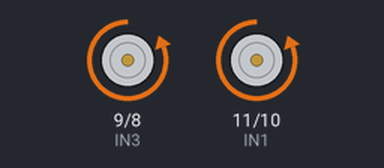
Simulated run of this sketch. Board: Arduino Uno, built with avr-gcc and run on an emulated ATmega328P. Shown: motor-driver pin pairs drawn as motors (green arrow = first pin HIGH = forward, orange = second pin HIGH = backward, longer = more drive).

Above: at 2.5 s.
At 7.5 s:
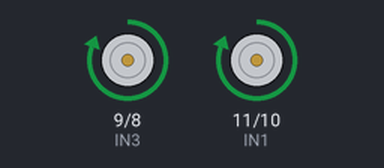
Timing chart, 0 to 13.0 s (numbered marks = the images above):
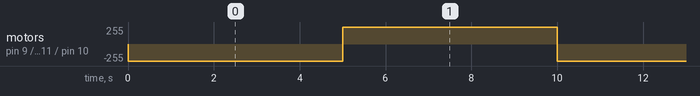

Measured:
- by itself, motor on pin 9 (IN3) / pin 8 (IN4), motor on pin 11 (IN1) / pin 10 (IN2): alternates forward 255/255 for 5.0 s and backward 255/255 for 5.0 s

The sketch:

motor.ino
```cpp
int IN1 = 11;
int IN2 = 10;
int IN3 = 9;
int IN4 = 8;

void apagar(){

  digitalWrite(IN1,LOW);
  digitalWrite(IN2,LOW);
  digitalWrite(IN3,LOW);
  digitalWrite(IN4,LOW);
}

void setup() {
  pinMode(IN1, OUTPUT);
  pinMode(IN2, OUTPUT);
  pinMode(IN3, OUTPUT);
  pinMode(IN4, OUTPUT);
  apagar();
}

void loop() {

  digitalWrite(IN1,LOW);
  digitalWrite(IN2,HIGH);
  digitalWrite(IN3,LOW);
  digitalWrite(IN4,HIGH);
  delay(5000);
  digitalWrite(IN2,LOW);
  digitalWrite(IN1,HIGH);
  digitalWrite(IN4,LOW);
  digitalWrite(IN3,HIGH);
  delay(5000);
  apagar();
}
```
